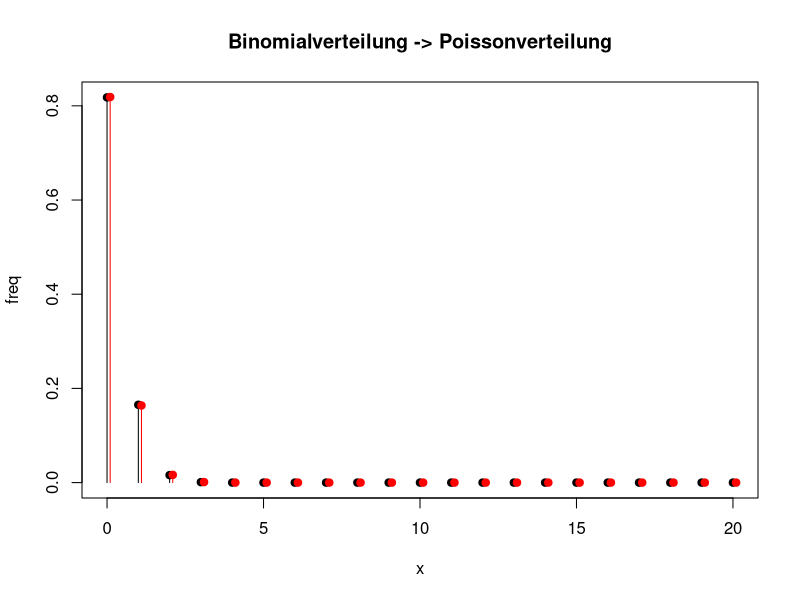

R code for this plot:
n <- 20
p <- 0.01
(n>10) && (p<0.05)
x    <- 0:n
freq <- dbinom(0:n, n, p)
plot(x, freq, type="h",
		 main="Binomialverteilung -> Poissonverteilung")
points(x, freq, pch=19)
pois <- dpois(x, lambda=n*p)
lines(x+0.1, pois, type="h", col="red")
points(x+0.1, pois, pch=19, col="red")